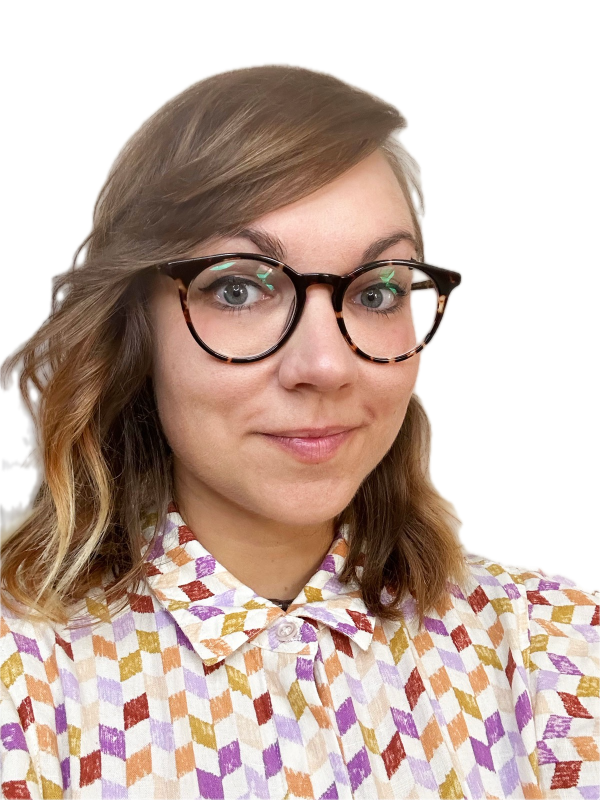
#> input picture graphics/speaker-nina/nina-cutout.png, 1200 x 1600 px, found by its file name (shown at 1/2 size)
$ python prepare.py graphics/speaker-nina/nina-cutout.png graphics/speaker-nina/nina-halftone.png
#> lines starting #> are read from the running program, lines starting #| are printed output that depends on the picture
"""Turns a cut-out portrait (transparent background) into the halftone source for
comp.html: a 1080×1080 grayscale PNG on white (white is discarded by the shader),
head top-centre, matching romina's framing.

Her hair runs off the post's left edge and her body off the bottom, like romina's. The
photo's right edge lands inside the post, so it fades to white and the dots dissolve
instead of ending on a straight line.

The cut-out came from the original photo via macOS Vision subject lifting
(VNGenerateForegroundInstanceMaskRequest); any background remover works.

    python3 graphics/speaker-nina/prepare.py graphics/speaker-nina/nina-cutout.png graphics/speaker-nina/nina-halftone.png
"""
import sys
from PIL import Image, ImageChops, ImageFilter, ImageOps

SIZE = 1080
SCALE = 0.72           # large enough that the photo's left edge bleeds off the post
FACE = (610, 660)      # face centre in the source photo
TARGET = (520, 470)    # face centre in the square; keeps her hair clear of the status line
FADE = 140             # source px over which the photo's right edge fades out
FLOOR = 0.05           # darkest luma
GAMMA = 1.4

src = Image.open(sys.argv[1]).convert("RGBA")
#> src is the input picture: PIL image 1200x1600 RGBA; mean R, G, B, A 117.3, 96.2, 86.4, 169

# fade the alpha towards the right edge of the photo
w, h = src.size
#> w = 1200; h = 1600
ramp = Image.new("L", (w, h), 255)
#> ramp: PIL image 1200x1600 L; every value is 255
px = ramp.load()
for y in range(h):
    for x in range(w):
        d = w - 1 - x
        if d < FADE:
            px[x, y] = round(255 * (d / FADE) ** 1.5)
src.putalpha(ImageChops.multiply(src.getchannel("A"), ramp))

src = src.resize((round(w * SCALE), round(h * SCALE)), Image.LANCZOS)
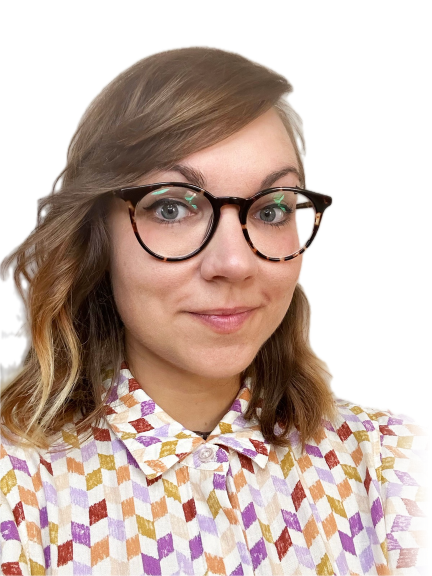
#> src: PIL image 864x1152 RGBA (shown at 1/2 size); mean R, G, B, A 117, 95.9, 86.1, 164.2; transparent parts drawn white
canvas = Image.new("RGBA", (SIZE, SIZE), (255, 255, 255, 255))
#> canvas: PIL image 1080x1080 RGBA; every value is 255
canvas.alpha_composite(src, (TARGET[0] - round(FACE[0] * SCALE), TARGET[1] - round(FACE[1] * SCALE)))
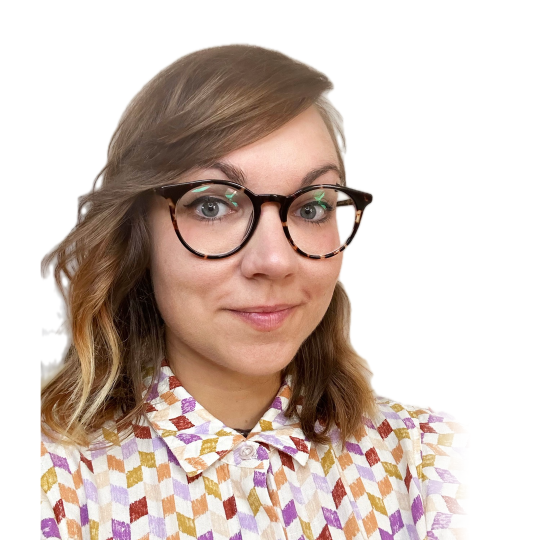
#> canvas: PIL image 1080x1080 RGBA (shown at 1/2 size); mean R, G, B, A 210.5, 194.2, 186.1, 255

gray = ImageOps.grayscale(canvas.convert("RGB"))
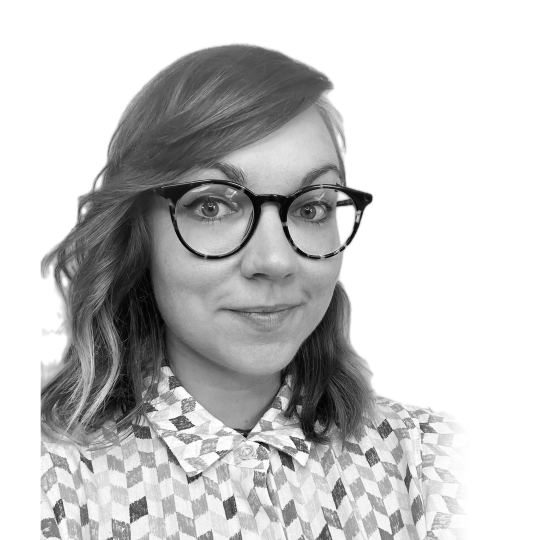
#> gray: PIL image 1080x1080 L (shown at 1/2 size); min 0, max 255, mean 198.2
# local contrast: pulls eyes, brows and mouth out of the skin after the upscale
gray = gray.filter(ImageFilter.UnsharpMask(radius=6, percent=350, threshold=2))
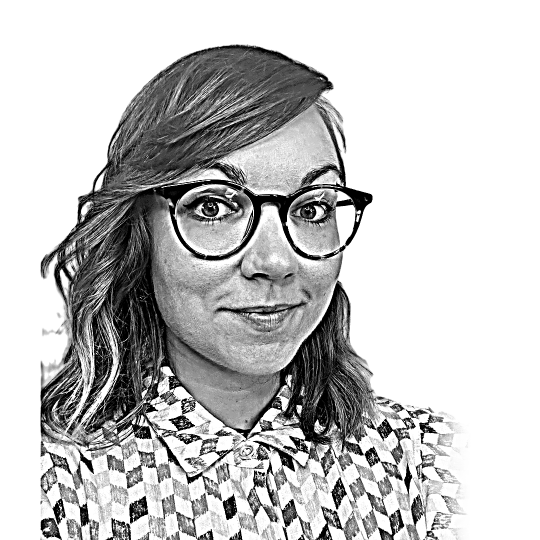
#> gray: PIL image 1080x1080 L (shown at 1/2 size); min 0, max 255, mean 195.5
lut = [255 if v >= 250 else round(255 * (FLOOR + (1 - FLOOR) * (v / 255) ** GAMMA)) for v in range(256)]
gray.point(lut).save(sys.argv[2])
